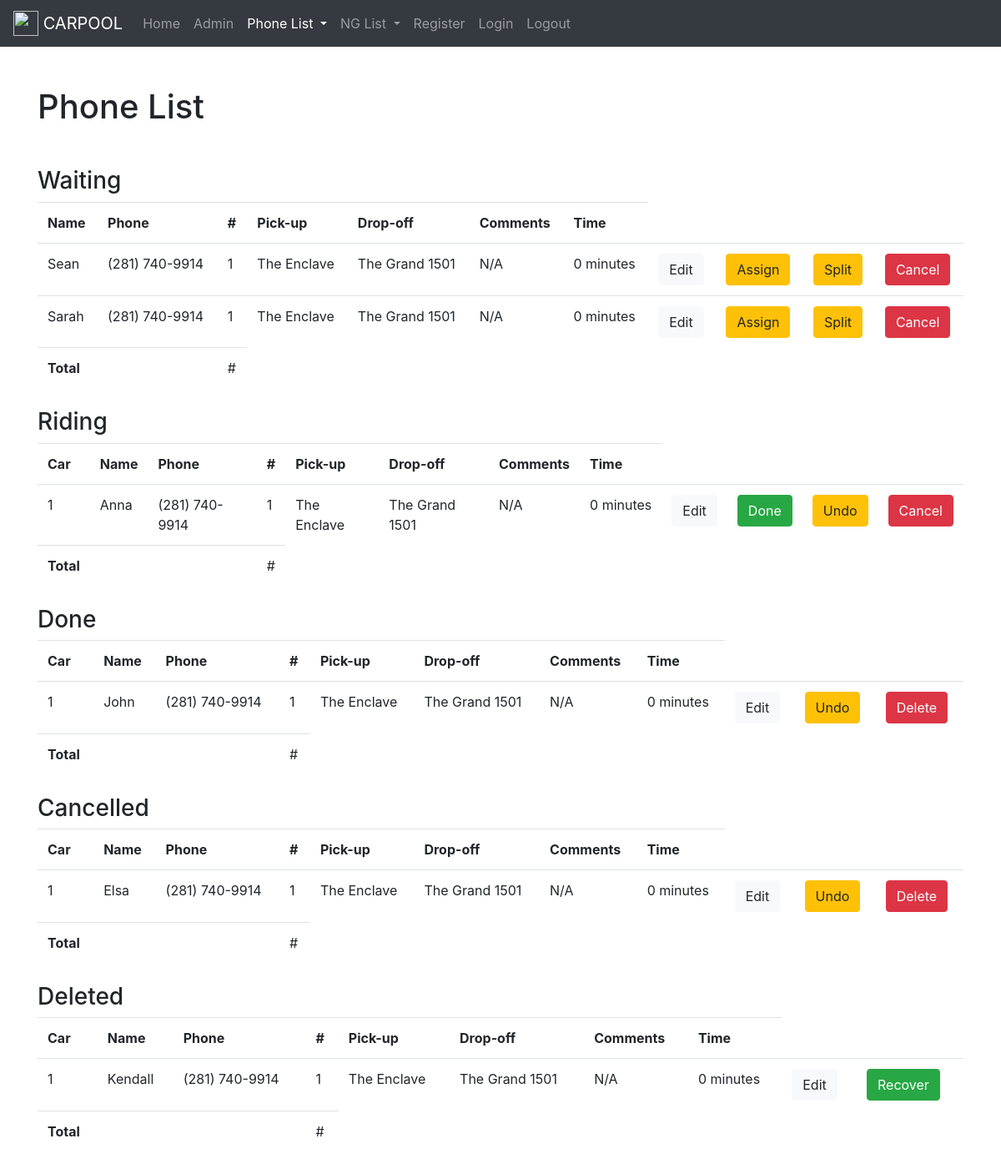
The app's page /phonelist/ with its own data.
### phonelist/models.py (models this page shows, shortened)
class Ride(models.Model):
    name = models.CharField(max_length=50)
    phone = models.CharField(max_length=20)
    car = models.PositiveSmallIntegerField()
    num_patrons = models.PositiveSmallIntegerField()
    pickup = models.CharField(max_length=100)
    dropoff = models.CharField(max_length=100)
    comments = models.TextField()
    time = models.DateTimeField(default=timezone.now())  # Alternative: default=timezone.now
    waiting = models.BooleanField()
    riding = models.BooleanField()
    done = models.BooleanField()
    cancelled = models.BooleanField()
    deleted = models.BooleanField()

### phonelist/views.py (the view)
# urls.py: 2. Add a URL to urlpatterns:  path('', views.home, name='home')
def home(request):
    context = {
        'waiting_list': Ride.objects.all().filter(waiting=True),
        'riding_list': Ride.objects.all().filter(riding=True),
        'done_list': Ride.objects.all().filter(done=True),
        'cancelled_list': Ride.objects.all().filter(cancelled=True),
        'deleted_list': Ride.objects.all().filter(deleted=True),
        'now': timezone.now(),
        'title': 'Phone List',
        'phone_list': 'active',
        'all': True,
    }
    return render(request, 'phonelist/home.html', context)

### phonelist/templates/phonelist/home.html (shortened to what this page needs)
{% extends "phonelist/base.html" %}
{% block content %}
    <div class="container"><h1>Phone List</h1></div>
    {% if all or waiting %}
        {% include "phonelist/list.html" with rides=waiting_list listtype="Waiting" now=now %}
    {% endif %}
    {% if all or riding %}
        {% include "phonelist/list.html" with rides=riding_list listtype="Riding" now=now %}
    {% endif %}
    {% if all or done %}
        {% include "phonelist/list.html" with rides=done_list listtype="Done" now=now %}
    {% endif %}
    {% if all or cancelled %}
        {% include "phonelist/list.html" with rides=cancelled_list listtype="Cancelled" now=now %}
    {% endif %}
    {% if all or deleted %}
        {% include "phonelist/list.html" with rides=deleted_list listtype="Deleted" now=now %}
    {% endif %}
{% endblock content %}

### phonelist/templates/phonelist/base.html (shortened to what this page needs)
<!DOCTYPE html>
<html>
<head>
    <link rel="stylesheet" href="https://maxcdn.bootstrapcdn.com/bootstrap/4.0.0/css/bootstrap.min.css">
</head>
<body>
    {% include "phonelist/navbar.html" with home=home link=link register=register phone_list=phone_list %}
    {% block content %}{% endblock content %}
</body>
</html>

### phonelist/templates/phonelist/navbar.html (shortened to what this page needs)
<nav class="navbar navbar-expand-lg navbar-dark bg-dark">
    <a class="navbar-brand" href="#">
        <img src="https://pbs.twimg.com/profile_images/1465816844/Steering_Wheel.png" width="30" height="30" class="d-inline-block align-top" alt="">
        CARPOOL
    </a>
    <div class="collapse navbar-collapse" id="navbarSupportedContent">
        <ul class="navbar-nav mr-auto">
            <li class="nav-item {{ home }}">
                <a class="nav-link" href="#">Home <span class="sr-only">(current)</span></a>
            </li>
            <li class="nav-item {{ admin }}">
                <a class="nav-link" href="#">Admin</a>
            </li>
            <li class="nav-item dropdown {{ phone_list }}">
                <a class="nav-link dropdown-toggle" href="#" id="navbarDropdown" role="button" data-toggle="dropdown" aria-haspopup="true" aria-expanded="false">
                Phone List
                </a>
            </li>
            <li class="nav-item dropdown {{ ng_list }}">
                <a class="nav-link dropdown-toggle" href="#" id="navbarDropdown" role="button" data-toggle="dropdown" aria-haspopup="true" aria-expanded="false">
                NG List
                </a>
            </li>
            <li class="nav-item {{ register }}">
                <a class="nav-link" href="{% url "register" %}">Register</a>
            </li>
            <li class="nav-item {{ login }}">
                <a class="nav-link" href="{% url "login" %}">Login</a>
            </li>
            <li class="nav-item {{ logout }}">
                <a class="nav-link" href="{% url "logout" %}">Logout</a>
            </li>
        </ul>
    </div>
</nav>

### phonelist/templates/phonelist/list.html (shortened to what this page needs)
<div class="container"><h3>{{ listtype }}</h3></div>
<div class="container">
    <table class="table">
        <tr>
            {% if listtype != "Waiting" %}
                <th>Car</th>
            {% endif %}
            <th>Name</th>
            <th>Phone</th>
            <th>#</th>
            <th>Pick-up</th>
            <th>Drop-off</th>
            <th>Comments</th>
            <th>Time</th>
        </tr>
        {% for ride in rides %}
            <tr>
                {% if listtype != "Waiting" %}
                    <td>{{ ride.car }}</td>
                {% endif %}
                <td>{{ ride.name }}</td>
                <td>{{ ride.phone }}</td>
                <td>{{ ride.num_patrons }}</td>
                <td>{{ ride.pickup }}</td>
                <td>{{ ride.dropoff }}</td>
                {% if ride.comments == "" %}
                    <td>N/A</td>
                {% else %}
                    <td><button type="button" class="btn btn-link">View</button></td>
                {% endif %}
                <td>{{ now|timesince:ride.time }}</td>
                <td><button type="button" class="btn btn-light">Edit</button></td>
                {% if listtype == "Waiting" %}
                    <td><button type="button" class="btn btn-warning">Assign</button></td>
                    <td><button type="button" class="btn btn-warning">Split</button></td>
                {% endif %}
                {% if listtype == "Riding" %}
                    <td><button type="button" class="btn btn-success">Done</button></td>
                {% endif %}
                {% if listtype == "Riding" or listtype == "Done" or listtype == "Cancelled" %}
                    <td><button type="button" class="btn btn-warning">Undo</button></td>
                {% endif %}
                {% if listtype == "Waiting" or listtype == "Riding" %}
                    <td><button type="button" class="btn btn-danger">Cancel</button></td>
                {% endif %}
                {% if listtype == "Done" or listtype == "Cancelled" %}
                    <td><button type="button" class="btn btn-danger">Delete</button></td>
                {% endif %}
                {% if listtype == "Deleted" %}
                    <td><button type="button" class="btn btn-success">Recover</button></td>
                {% endif %}
            </tr>
        {% endfor %}
        <tr>
            <th>Total</th>
            <th></th>
            {% if listtype != "Waiting" %}
                <th></th>
            {% endif %}
            <td>#</td>
        </tr>
    </table>
</div>

### records on screen
Ride: name "Sean", phone "(281) 740-9914", num_patrons "1", pickup "The Enclave", dropoff "The Grand 1501", comments "N/A", time "0 minutes", shows "Assign", shows "Cancel"
Ride: name "Sarah", phone "(281) 740-9914", num_patrons "1", pickup "The Enclave", dropoff "The Grand 1501", comments "N/A", time "0 minutes", shows "Assign", shows "Cancel"
Ride: car "1", name "Anna", phone "(281) 740-9914", num_patrons "1", pickup "The Enclave", dropoff "The Grand 1501", comments "N/A", time "0 minutes", shows "Done", shows "Undo", shows "Cancel"
Ride: car "1", name "John", phone "(281) 740-9914", num_patrons "1", pickup "The Enclave", dropoff "The Grand 1501", comments "N/A", time "0 minutes", shows "Undo", shows "Delete"
Ride: car "1", name "Elsa", phone "(281) 740-9914", num_patrons "1", pickup "The Enclave", dropoff "The Grand 1501", comments "N/A", time "0 minutes", shows "Undo", shows "Delete"
Ride: car "1", name "Kendall", phone "(281) 740-9914", num_patrons "1", pickup "The Enclave", dropoff "The Grand 1501", comments "N/A", time "0 minutes", shows "Recover"

### other values on screen
{{ listtype }} "Waiting Riding Done Cancelled Deleted"
